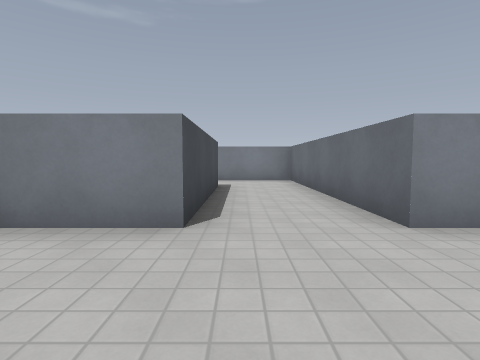
view 1 (above)

16 first-person views from a walk through a Godot game level. The camera is 1.2 m above the floor, tilts 4° down and sees 80° across. The floor is counted in squares, 2 m on a side. Each view is taken from the middle of a square. On the plan, view 1 faces up. The plan holds only what a view shows up to about 9 squares ahead; the rest is blank. Surface patterns are stand-ins for the level's own textures.

view 2
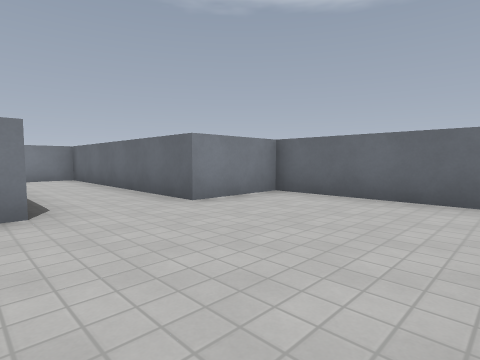

view 3
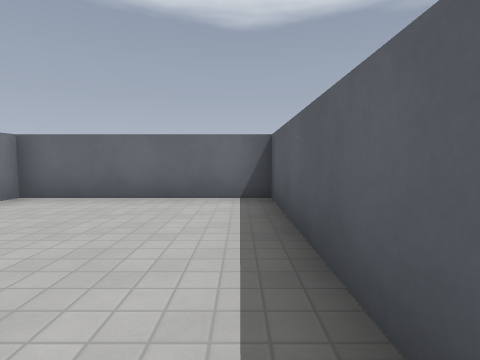

view 4
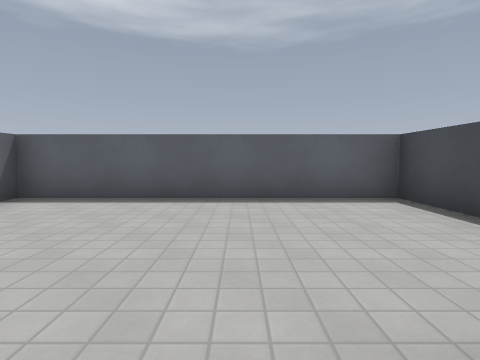

view 5
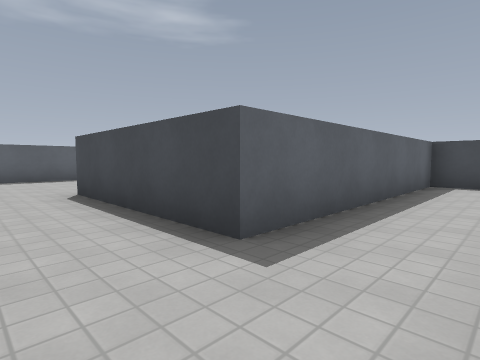

view 6
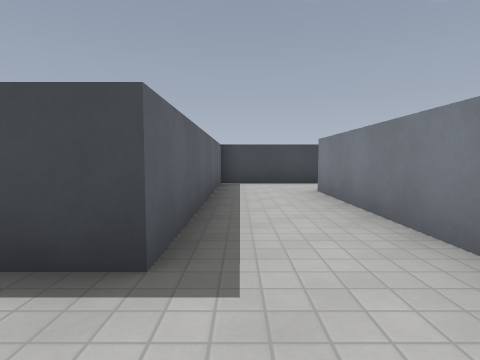

view 7
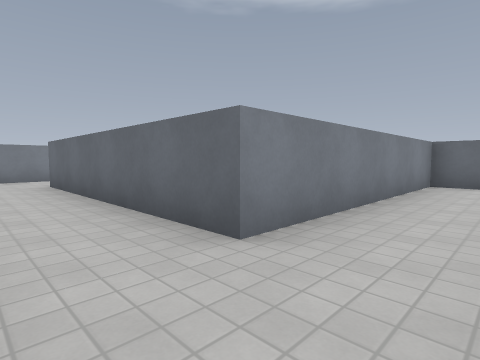

view 8
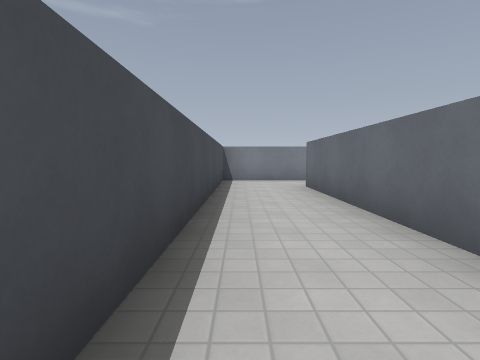

view 9
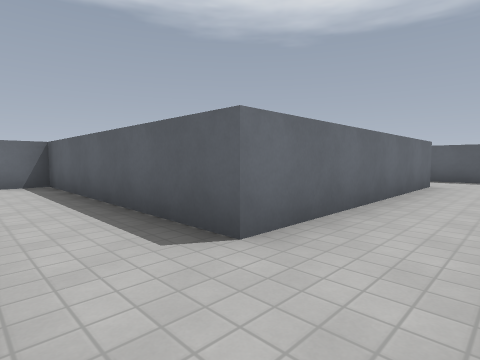

view 10
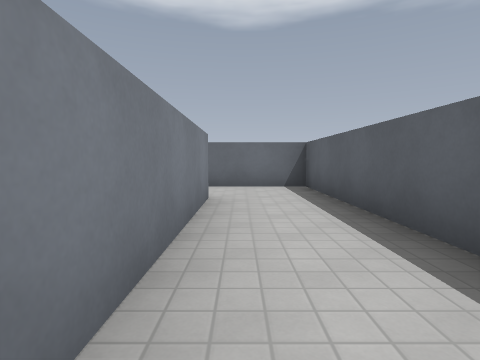

view 11
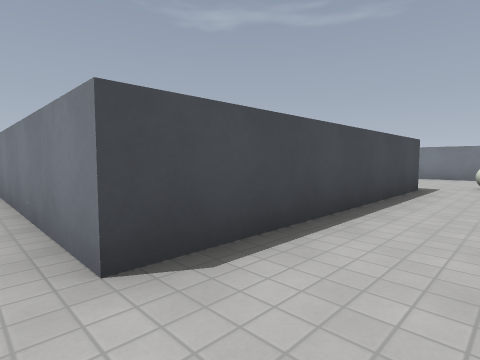

view 12
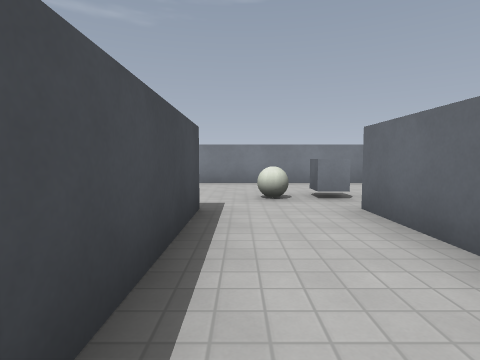

view 13
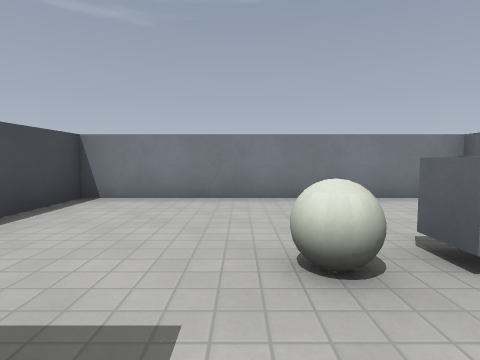

view 14
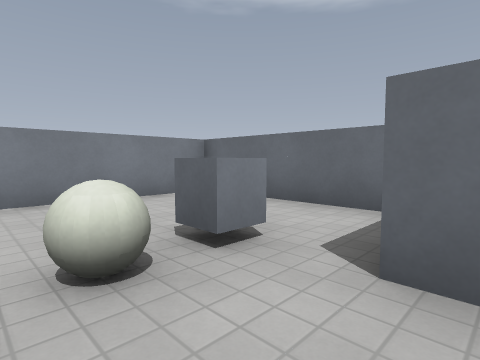

view 15
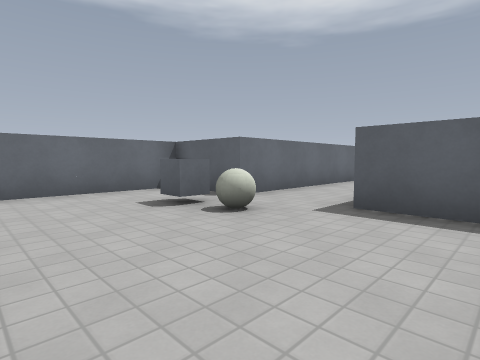

view 16
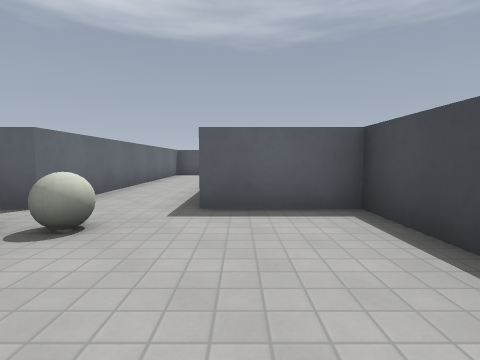

### Floor plan
Points are (right, up) in squares from view 1. A wall is a line through its corners. A room is listed if a view was taken in it or the views show most of it. See-through windows are left out.
Room 1 (views 1, 2, 3, 4, 5, 6, 7, 8, 9, 10, 11, 12, 13, 14)
walls: (-2.5, 0.1) (-2.5, -1.5) (3.5, -1.5) (3.5, 2.5) (1.5, 2.5) (1.5, 8.5) (-4.5, 8.5) (-4.5, 14.5) (1.5, 14.5) (1.5, 22.5); (-6.5, 16.1) (-6.5, 6.5) (-0.5, 6.5) (-0.5, 2.5) (-2.1, 2.5); (-0.5, 22.5) (-0.5, 16.5) (-6.5, 16.5)
ways out: opening at (0.5, 22.5) to room 2
Room 2 (views 15, 16)
walls: (1.5, 22.5) (3.5, 22.5) (3.5, 26.5) (-2.5, 26.5) (-2.5, 22.5) (-0.5, 22.5)
ways out: opening at (0.5, 22.5) to room 1
objects: ball (1, 24)

Positions as (right, up) in squares from view 1, and headings:
1: (0, 0), facing up
2: (-1, -1), facing up-right
3: (-1, -1), facing right
4: (0, 3), facing down
5: (1, 8), facing down-left
6: (1, 7), facing left
7: (-6, 7), facing up-right
8: (-6, 8), facing up
9: (-6, 16), facing down-right
10: (-5, 16), facing right
11: (1, 16), facing up-left
12: (0, 19), facing up
13: (0, 22), facing up
14: (0, 22), facing up-right
15: (-2, 26), facing down-right
16: (-1, 26), facing down
